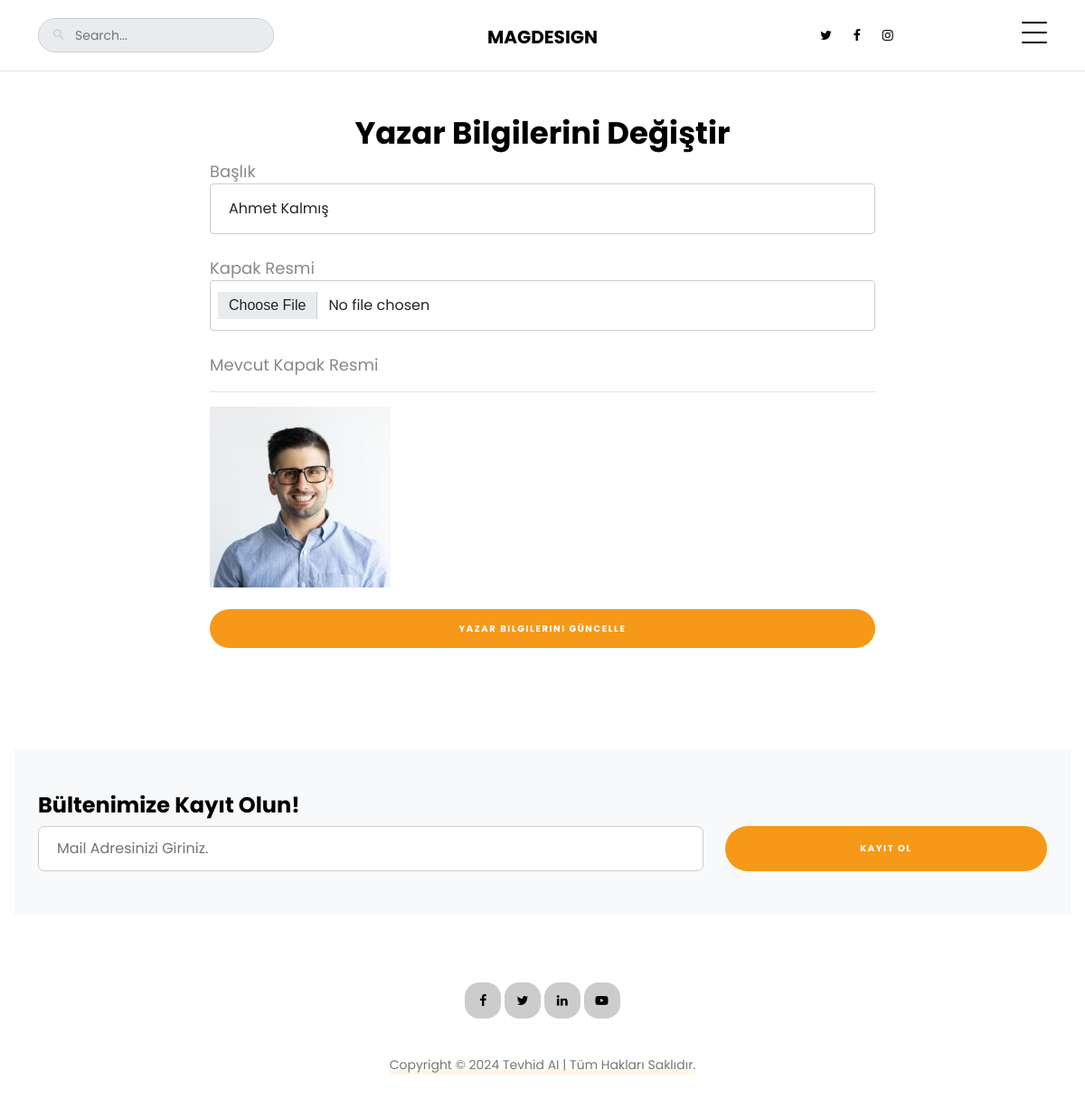
Screenshot of /Af45sdieD/edit_yazar/1 with the database file from the repository.
### tables this page shows
CREATE TABLE `yazarlar` (
  `yazar_id` int(11) NOT NULL,
  `isim` varchar(50) DEFAULT NULL,
  `yazar_image` varchar(255) DEFAULT NULL
);

### application/controllers/Af45sdieD.php (called while the page is built, shortened)
<?php
class Af45sdieD extends CI_Controller{
    public function __construct() {
        $this->load->helper('url');
        $this->load->library('upload');
    }
    public function edit_yazar($id) {
		$yazar = $this->db->where("yazar_id", $id)->get("yazarlar")->row();
		$dataView["yazar"] = $yazar;
		$this->load->view("edit_yazar", $dataView);
	}
}
?>

### index.php (called while the page is built, shortened)
<?php
require_once BASEPATH.'core/CodeIgniter.php';

### application/views/edit_yazar.php (the view, shortened to what this page needs)
<div class="section post-section pt-5">
    <div class="container">
        <div class="row justify-content-center">
            <div class="col-lg-8">
                <form action="<?= base_url("Af45sdieD/yazar_update/$yazar->yazar_id"); ?>" method="POST" class="create-form" enctype="multipart/form-data">
                    <h2 class="heading text-center">Yazar Bilgilerini Değiştir</h2>
                    <div class="form-group mb-4">
                        <label for="title">Başlık</label>
                        <input type="text" class="form-control" id="title" name="title" value="<?= $yazar->isim; ?>" required>
                    </div>
                    <div class="form-group mb-4">
                        <label for="title">Kapak Resmi</label>
                        <input type="file" class="form-control" id="image" name="image">
                    </div>
                    <div class="form-group mb-4">
                        <label>Mevcut Kapak Resmi</label>
                        <hr>
                        <img style="width: 200px;" src="<?= base_url("assets/images/$yazar->yazar_image"); ?>" alt="Kapak Resmi" class="img-fluid">
                    </div>
                    <button id="submitBtn2" type="submit" class="btn btn-primary" style="display: block; width: 100%;">Yazar Bilgilerini Güncelle</button>
                </form>
            </div>
        </div>
    </div>
</div>

### application/views/edit_yazar.php (style rules this page uses)
.create-form .form-control { border-radius: 0.25rem; height: auto; padding: 15px 20px; }

### rows the page displays
yazarlar: title "Ahmet Kalmış", yazar_image (picture)
